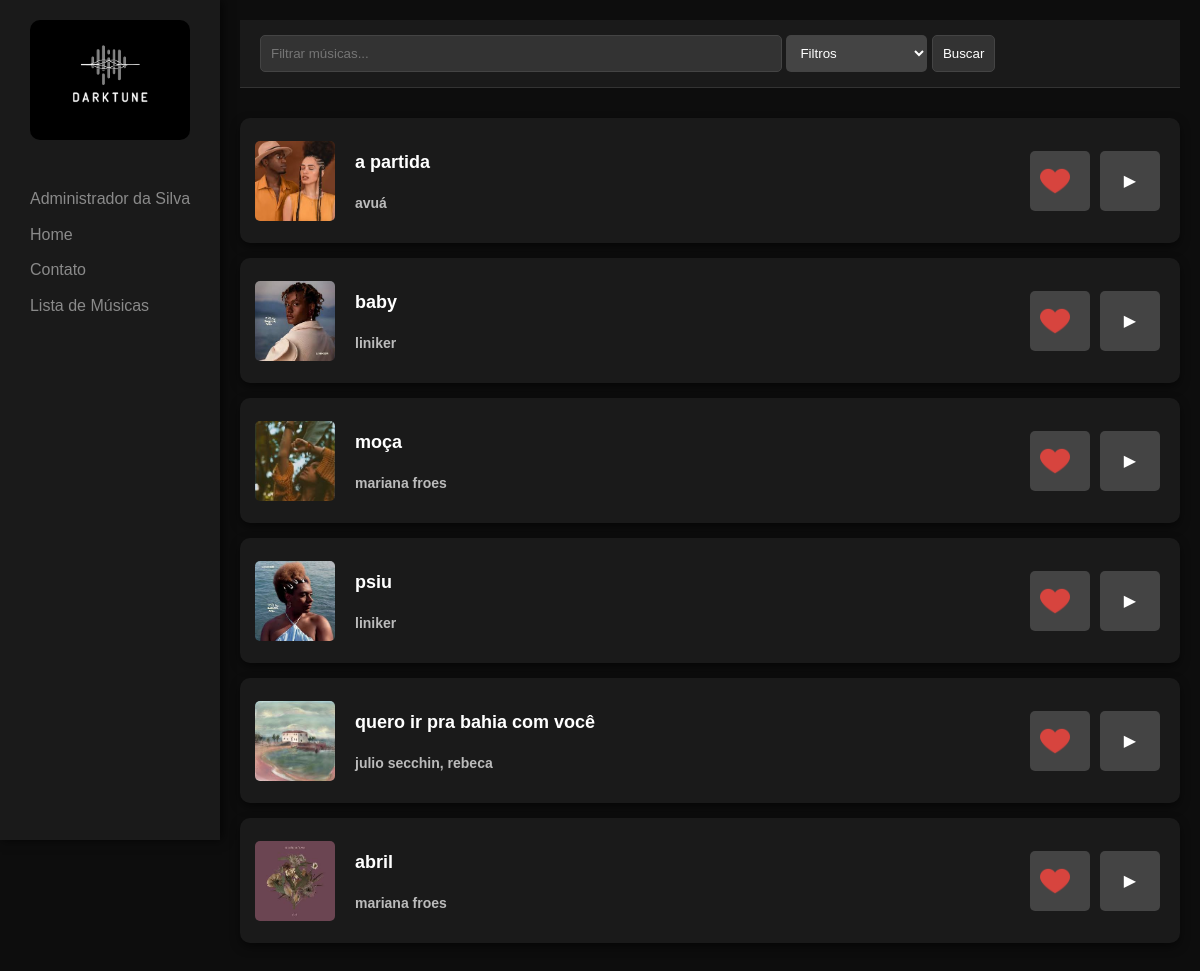
The page /paginas/musicas (signed in) on the database its author committed.
### app/models/MusicasModel.py (models this page shows, shortened)
class MusicasModel(Base):
    __tablename__ = "musicas"
    id_musica = Column(Integer, primary_key=True)
    nome_musica = Column(String(150), nullable=False)
    url_imagem = Column(String(255), nullable=False)
    url_audio = Column(String(255), nullable=False)
    fk_id_usuario = Column(Integer, ForeignKey("usuarios.id_usuario"), nullable=False)
    usuario = relationship("UsuariosModel", back_populates="musicas")
    musicas_categorias = relationship("MusicasCategoriasModel", back_populates="musica", cascade="all, delete-orphan")
    curtida = relationship("CurtidasModel", cascade="all, delete-orphan")
    cantor_musica = relationship("CantoresMusicasModel", cascade="all, delete-orphan")
    def to_dict(self) -> Dict[str, int]:
        return {
            "id": self.id_musica,
            "nome": self.nome_musica,
            "url_imagem": self.url_imagem,
            "url_audio": self.url_audio,
            "id_usuario": self.fk_id_usuario,
        }

### app/routes/paginasRoute.py (the view)
@paginas_bp.route("/musicas")
def musicas():
    musicas = MusicaController().capturar_todas_as_musicas()
    return render_template("musicas.html", musicas=musicas)

### app/templates/musicas.html (shortened to what this page needs)
<!DOCTYPE html>
<html lang="pt-BR">
<head>
  <link rel="stylesheet" href="{{url_for('static', filename='css/musicas/style.css')}}">
  <link rel="stylesheet" href="{{url_for('static', filename='css/navbar.css')}}">
</head>
<body>
  <div class="sidebar">
    <div class="logo">
      <img src="{{url_for('static', filename='imagens/logo.png')}}" alt="Logo Darktune">
    </div>
    <nav>
      <ul>
        <li>
          <a href="{{url_for('paginas.musicas')}}"><a href="{{url_for('paginas.conta')}}" class="user-button">
          {% if session['nome'] %}
            {{session['nome']}}
          {% else %}
            Conta
          {% endif %}
        </a>
      </li>
        <li><a href="{{url_for('paginas.home')}}">Home</a></li>
        <li><a href="{{url_for('paginas.contato')}}">Contato</a></li>
        <li><a href="{{url_for('paginas.musicas')}}">Lista de Músicas</a></li>
      </ul>
    </nav>
  </div>
  <div class="conteudo-principal">
    <header>
      <form action="{{url_for('musicas.listar_musicas_por_filtro')}}" method="GET">
        <input type="text" placeholder="Filtrar músicas..." class="campo-filtro" name="parametro">
        <select class="filtro" name="filtro">
          <option value="" selected>Filtros</option>
        </select>
        <input type="submit" value="Buscar" class="btn-filtro">
      </form>
    </header>
    <section class="lista-musicas">
      {% for musica in musicas[0] %}
      <div class="musica">
        <img src="{{url_for('static', filename='uploads/imagens/'+musica['url_imagem'])}}" alt="Capa do Álbum">
        <div class="info-musica">
          <h2 class="titulo-musica">{{musica['nome']}}</h2>
          <h3 class="artista-musica">{{musica['cantores'] | join(', ')}}</h3>
        </div>
        <div class="acoes">
          {% if musica['curtida_usuario'] == 0 %}
            <a class="btn-favoritar" href="{{url_for('musicas.curtir_musica', id=musica['id'])}}"><img src="{{url_for('static', filename='imagens/like.png')}}"></a>
          {% else %}
            <a class="btn-favoritar" href="{{url_for('musicas.descurtir_musica', id=musica['id_curtida'])}}"><img src="{{url_for('static', filename='imagens/deslike.png')}}"></a>
          {% endif %}
          <a class="btn-reproduzir" href="{{url_for('paginas.musica', id=musica['id'])}}">▶</a>
        </div>
      </div>
      {% endfor %}
    </section>
  </div>
</body>
</html>

### app/static/css/musicas/style.css (style rules this page uses)
body { margin: 0; font-family: 'Arial', sans-serif; background-color: #0d0d0d; color: #f0f0f0; line-height: 1.6; }
.logo { width: 160px; height: 120px; margin-bottom: 30px; }
.logo img { width: 100%; height: 100%; object-fit: cover; border-radius: 10px; }
.conteudo-principal { margin-left: 220px; padding: 20px; background-color: #0d0d0d; min-height: 100vh; }
header { display: flex; justify-content: space-between; align-items: center; padding: 15px 20px; background-color: #1a1a1a; border-bottom: 1px solid #333333; }
header .campo-filtro { padding: 10px; width: 500px; border-radius: 5px; border: 1px solid #444; background-color: #333333; color: white; }
header .filtro { padding: 10px; background-color: #444444; color: white; border-radius: 5px; border: none; }
header .filtro option { background-color: #333333; }
header .btn-filtro { padding: 10px; border-radius: 5px; border: 1px solid #444; background-color: #333333; color: white; }
.lista-musicas { margin-top: 30px; }
.musica { display: flex; align-items: center; background-color: #1a1a1a; padding: 15px; margin-bottom: 15px; border-radius: 10px; box-shadow: 0 4px 10px rgba(0, 0, 0, 0.5); }
.musica img { width: 80px; height: 80px; object-fit: cover; border-radius: 5px; margin-right: 20px; }
.info-musica { flex-grow: 1; }
.titulo-musica { font-size: 18px; color: #ffffff; }
.artista-musica { font-size: 14px; color: #bbbbbb; }
.acoes { display: flex; align-items: center; }
.btn-favoritar, .btn-reproduzir { width: 40px; height: 40px; background-color: #444444; color: #ffffff; border: none; padding: 10px; margin: 0 5px; cursor: pointer; border-radius: 5px; transition: background-color 0.3s ease; display: grid; place-items: center; }
.btn-favoritar img { width: 30px; height: 30px; }

### app/static/css/navbar.css (style rules this page uses)
.sidebar { width: 220px; height: 100vh; background-color: #1a1a1a; position: fixed; top: 0; left: 0; display: flex; flex-direction: column; align-items: center; padding: 20px 0; box-shadow: 2px 0 10px rgba(0, 0, 0, 0.7); }
nav ul { list-style-type: none; padding: 0; }
nav ul li { margin: 10px 0; }
nav ul li a { color: #8a8a8a; text-decoration: none; }
a { text-decoration: none; }

### rows shown on the page
MusicasModel: shows a picture, nome "a partida", cantores "avuá"
MusicasModel: shows a picture, nome "baby", cantores "liniker"
MusicasModel: shows a picture, nome "moça", cantores "mariana froes"
MusicasModel: shows a picture, nome "psiu", cantores "liniker"
MusicasModel: shows a picture, nome "quero ir pra bahia com você", cantores "julio secchin, rebeca"
MusicasModel: shows a picture, nome "abril", cantores "mariana froes"

### other values the page prints
{{ session['nome'] }} "Administrador da Silva"
